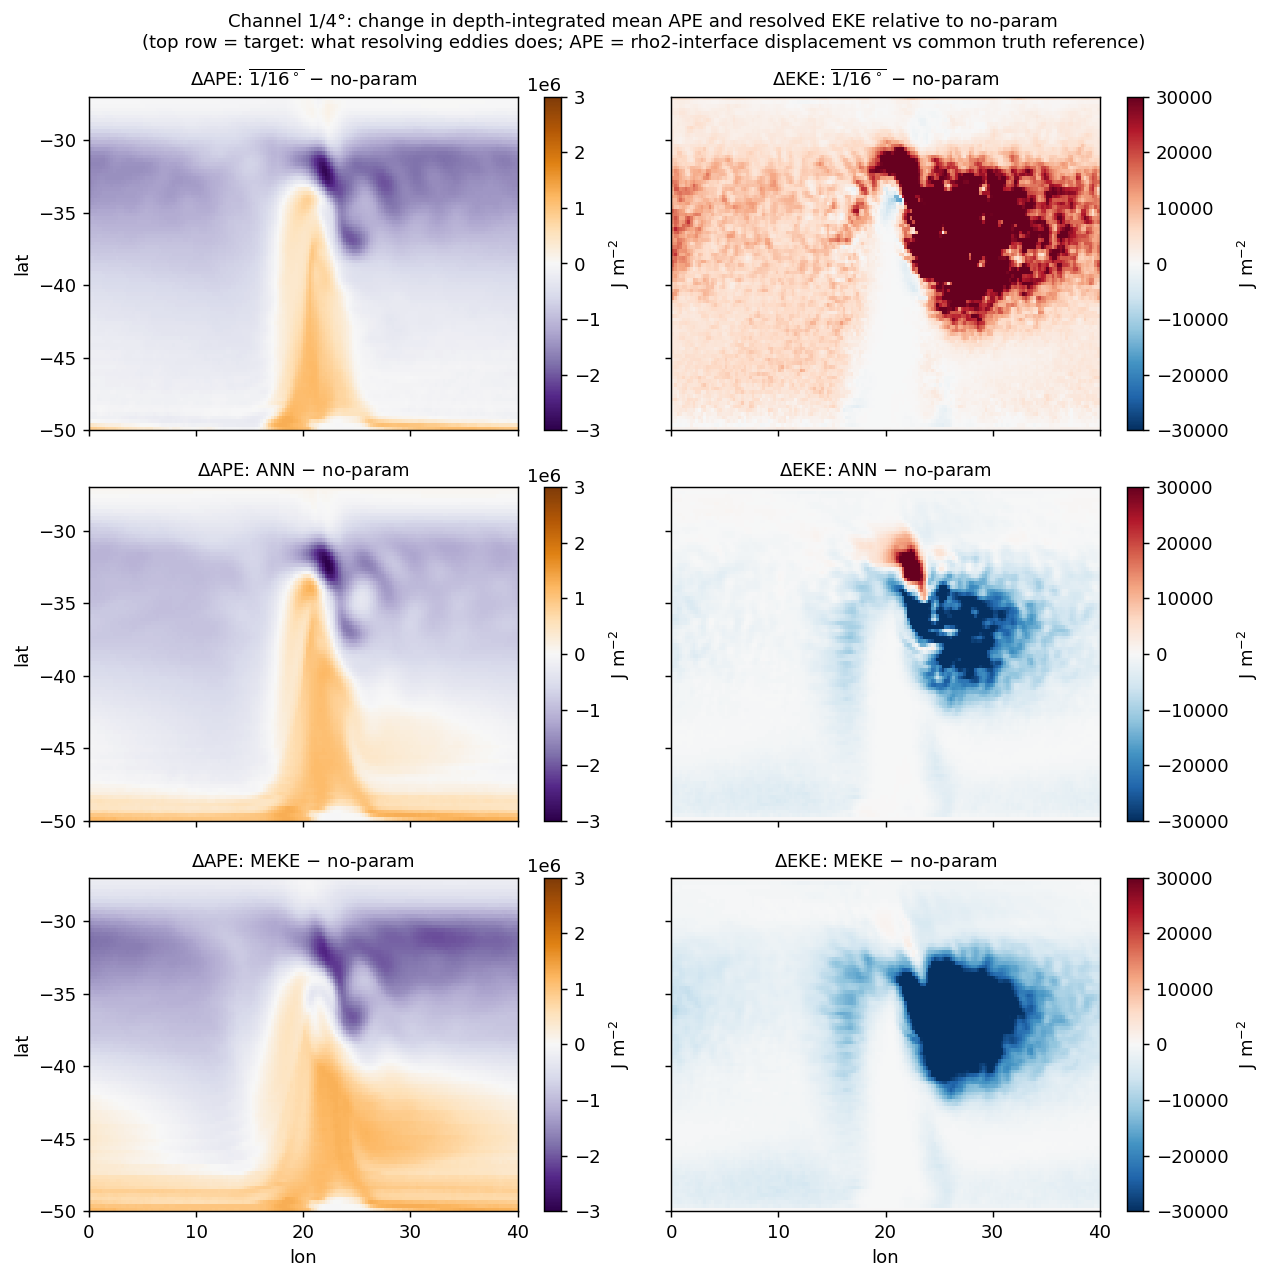

Write the Python code that produced this figure.
"""Pavel-Figure-2 analog for the channel (Part 2 sec 4 B-axis): depth-integrated dAPE and dEKE maps
at 1/4deg — does each closure change the coarse energy field in the same pattern as resolving eddies?
Rows: (filtered truth - no-param), (ANN - no-param), (MEKE - no-param). Cols: dAPE, dEKE [J/m2].

APE estimator (coordinate notes, agreed 2026-07-12): interface-displacement form in rho2 space,
APE(y,x) = sum_i 0.5 * g * drho_i * (e_i - R_i)^2  [J/m2], with e_i from cumsum of time-mean thkcello
on the rho2 diag grid (LINEAR EOS => g'_i = g*drho_i/rho0 exact). This is the MEAN APE (thkcello is a
time mean; quadratic in eta => eddy APE not included; EKE panel covers eddy energetics). Reference
R_i = truth's time+horizontal-mean interface depth per class — common across all runs; the reference
does NOT cancel in differences, so it is a stated convention. rho2 form avoids the z-form's 1/N^2
blowup in the weak abyssal stratification and handles outcrops (vanished classes pin to surface/bottom).
EKE maps: column sum of 0.5*h*(var_t u + var_t v) from native snapshots, rho0-weighted -> J/m2."""
import xarray as xr, numpy as np, glob, re
import matplotlib; matplotlib.use("Agg"); import matplotlib.pyplot as plt

RHO0, G = 1035.0, 9.8
B = "/scratch/db194/mom6/feb2026"
P25 = f"{B}/channel_extra_sponge_slow_woc_p25"
TRUTH = f"{B}/channel_extra_sponge_slow_woc_p0625/tau_0.2_cb_0.0_cu_0.0"
RUNS = {  # 1/4deg closures vs no-param
    "no-param": (f"{P25}/tau_0.2_cb_0.0_cu_0.0", 4000),
    "ANN":      (f"{P25}/tau_0.2_cb_1.0_cu_0.0_neutral", 11500),   # canonical EXP_neutral_all4
    "MEKE":     (f"{P25}/tau_0.2_cb_0.0_cu_0.0_MEKE_khf0.4", 11500),
}
FAC = 4  # truth (1/16) -> 1/4deg block filter

def dl(da, *k):
    for d in da.dims:
        if any(x == d or d.startswith(x) for x in k): return d
    return None

def interfaces(rundir, cut):
    """time-mean interface depths e(rho2_i; y, x) from thkcello windows >= cut (positive down)."""
    fs = sorted(glob.glob(f"{rundir}/output/prog_rho_tmean_*.nc"))
    fs = [f for f in fs if int(f.split("_")[-1].split(".")[0]) >= cut]
    th = xr.open_mfdataset(fs, combine="by_coords", decode_times=False)["thkcello"]
    t = dl(th, "Time")
    th = th.mean(dim=t) if t else th
    th = th.fillna(0.0)
    rho = dl(th, "rho2", "rho")
    e = th.cumsum(dim=rho)            # depth of the BOTTOM interface of each class (m, positive down)
    return e.compute(), th[rho].values

def block(da, fac):
    y = dl(da, "yh"); x = dl(da, "xh")
    ny = (da.sizes[y] // fac) * fac; nx = (da.sizes[x] // fac) * fac
    return da.isel({y: slice(0, ny), x: slice(0, nx)}).coarsen({y: fac, x: fac}).mean()

def ape_map(e, R, drho):
    """0.5 * g * drho_i * (e_i - R_i)^2 summed over classes -> J/m2 (2D)."""
    rho = dl(e, "rho2", "rho")
    return (0.5 * G * xr.DataArray(drho, dims=rho) * (e - R) ** 2).sum(dim=rho)

def eke_map(rundir, cut):
    """column-integrated EKE from native snapshots: rho0 * sum_k 0.5*h_k*(var_t u + var_t v) -> J/m2."""
    fs = sorted(f for f in glob.glob(f"{rundir}/output/prog_*.nc")
                if re.match(r".*/prog_\d+\.nc$", f) and int(f.split("_")[-1].split(".")[0]) >= cut)
    maps = []
    for f in fs:
        ds = xr.open_dataset(f, decode_times=False, chunks={"Time": 5})
        u, v, h = ds["u"], ds["v"], ds["h"]
        t = dl(u, "Time")
        uc = 0.5 * (u.isel({dl(u, "xq"): slice(0, -1)}).values + u.isel({dl(u, "xq"): slice(1, None)}).values)
        vc = 0.5 * (v.isel({dl(v, "yq"): slice(0, -1)}).values + v.isel({dl(v, "yq"): slice(1, None)}).values)
        var = 0.5 * (np.nanvar(uc, axis=0) + np.nanvar(vc, axis=0))          # (z,y,x)
        hm = np.nan_to_num(h.mean(dim=t).values)
        maps.append(RHO0 * np.nansum(hm * var, axis=0))
        ds.close()
    m = np.mean(maps, axis=0)
    return m

# --- truth: interfaces, filter to 1/4deg; reference profile from its horizontal mean ---
e_tr, rho2 = interfaces(TRUTH, 10000)
lat = e_tr[dl(e_tr, "yh")].values
w = np.cos(np.deg2rad(lat))
R = (e_tr * xr.DataArray(w, dims=dl(e_tr, "yh"))).sum(dim=[dl(e_tr, "yh"), dl(e_tr, "xh")]) / \
    (w.sum() * e_tr.sizes[dl(e_tr, "xh")])                                   # R(rho2): common reference
drho = np.gradient(rho2)
e_trf = block(e_tr, FAC)                                                     # filtered-truth interfaces
APE, EKE = {}, {}
APE["truth"] = ape_map(e_trf, R, drho)
# truth EKE filtered: coarsen u,v snapshots then column-int (reuse eke logic quickly, filter first)
fs = sorted(f for f in glob.glob(f"{TRUTH}/output/prog_0*.nc")
            if re.match(r".*/prog_\d+\.nc$", f) and int(f.split("_")[-1].split(".")[0]) >= 10000)
maps = []
for f in fs:
    ds = xr.open_dataset(f, decode_times=False)
    u, v, h = ds["u"], ds["v"], ds["h"]
    t = dl(u, "Time")
    dims = ("Time", "zl", "yh", "xh")
    uc = xr.DataArray(0.5 * (u.isel({dl(u, "xq"): slice(0, -1)}).values +
                             u.isel({dl(u, "xq"): slice(1, None)}).values), dims=dims)
    vc = xr.DataArray(0.5 * (v.isel({dl(v, "yq"): slice(0, -1)}).values +
                             v.isel({dl(v, "yq"): slice(1, None)}).values), dims=dims)
    uc = block(uc, FAC); vc = block(vc, FAC)
    var = 0.5 * (uc.var(dim="Time") + vc.var(dim="Time"))
    hm = block(h.mean(dim=t).fillna(0.0), FAC)
    maps.append((RHO0 * (hm.values * var.values).sum(axis=0)))
    ds.close()
EKE["truth"] = np.mean(maps, axis=0)

for nm, (rd, cut) in RUNS.items():
    e, _ = interfaces(rd, cut)
    APE[nm] = ape_map(e, R, drho)
    EKE[nm] = eke_map(rd, cut)
    print(f"[{nm}] domain-mean APE {float(APE[nm].mean()):.3e}  EKE {np.nanmean(EKE[nm]):.3e} J/m2")
print(f"[truth->1/4] domain-mean APE {float(APE['truth'].mean()):.3e}  EKE {np.nanmean(EKE['truth']):.3e} J/m2")

# --- figure: rows = (truth-np, ANN-np, MEKE-np); cols = dAPE, dEKE ---
rows = [("$\\overline{1/16^\\circ}$ $-$ no-param", "truth"), ("ANN $-$ no-param", "ANN"), ("MEKE $-$ no-param", "MEKE")]
fig, ax = plt.subplots(3, 2, figsize=(10, 10), sharex=True, sharey=True)
xh = APE["no-param"][dl(APE["no-param"], "xh")].values
yh = APE["no-param"][dl(APE["no-param"], "yh")].values
for i, (ttl, key) in enumerate(rows):
    dape = (APE[key].values if hasattr(APE[key], "values") else APE[key]) - APE["no-param"].values
    deke = EKE[key] - EKE["no-param"]
    for j, (fld, vmax, cmap, lbl) in enumerate([(dape, 3e6, plt.cm.PuOr_r, "$\\Delta$APE"),
                                                (deke, 3e4, "RdBu_r", "$\\Delta$EKE")]):
        pc = ax[i, j].pcolormesh(xh, yh, fld, vmin=-vmax, vmax=vmax, cmap=cmap, shading="auto")
        ax[i, j].set_title(f"{lbl}: {ttl}", fontsize=10)
        plt.colorbar(pc, ax=ax[i, j], label="J m$^{-2}$")
for a in ax[-1]: a.set_xlabel("lon")
for a in ax[:, 0]: a.set_ylabel("lat")
fig.suptitle("Channel 1/4°: change in depth-integrated mean APE and resolved EKE relative to no-param\n"
             "(top row = target: what resolving eddies does; APE = rho2-interface displacement vs common truth reference)", fontsize=10)
fig.tight_layout()
png = "/home/db194/ANN-momentum-buoyancy-mesoscale/src/training-on-CM2.6/scripts/ape_eke_maps.png"
fig.savefig(png, dpi=130, bbox_inches="tight"); print(f"wrote {png}")
